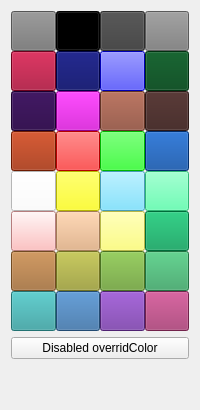
     <widget class="QWidget" name="tab">
      <attribute name="title">
       <string>Color</string>
      </attribute>
      <layout class="QGridLayout" name="gridLayout_10">
       <item row="0" column="0">
        <layout class="QGridLayout" name="gridLayout_9">
         <property name="spacing">
          <number>0</number>
         </property>
         <item row="3" column="3">
          <widget class="QPushButton" name="color_Btn16">
           <property name="minimumSize">
            <size>
             <width>0</width>
             <height>40</height>
            </size>
           </property>
           <property name="styleSheet">
            <string notr="true">background-color: rgb(0, 65, 153)</string>
           </property>
           <property name="text">
            <string/>
           </property>
          </widget>
         </item>
         <item row="4" column="1">
          <widget class="QPushButton" name="color_Btn18">
           <property name="minimumSize">
            <size>
             <width>0</width>
             <height>40</height>
            </size>
           </property>
           <property name="styleSheet">
            <string notr="true">background-color: rgb(255, 255, 0)</string>
           </property>
           <property name="text">
            <string/>
           </property>
          </widget>
         </item>
         <item row="2" column="2">
          <widget class="QPushButton" name="color_Btn11">
           <property name="minimumSize">
            <size>
             <width>0</width>
             <height>40</height>
            </size>
           </property>
           <property name="styleSheet">
            <string notr="true">background-color: rgb(137, 71, 51)</string>
           </property>
           <property name="text">
            <string/>
           </property>
          </widget>
         </item>
         <item row="2" column="0">
          <widget class="QPushButton" name="color_Btn09">
           <property name="minimumSize">
            <size>
             <width>0</width>
             <height>40</height>
            </size>
           </property>
           <property name="styleSheet">
            <string notr="true">background-color: rgb(37, 0, 67)</string>
           </property>
           <property name="text">
            <string/>
           </property>
          </widget>
         </item>
         <item row="6" column="2">
          <widget class="QPushButton" name="color_Btn27">
           <property name="minimumSize">
            <size>
             <width>0</width>
             <height>40</height>
            </size>
           </property>
           <property name="styleSheet">
            <string notr="true">background-color: rgb(104, 160, 48)</string>
           </property>
           <property name="text">
            <string/>
           </property>
          </widget>
         </item>
         <item row="1" column="1">
          <widget class="QPushButton" name="color_Btn06">
           <property name="minimumSize">
            <size>
             <width>0</width>
             <height>40</height>
            </size>
           </property>
           <property name="styleSheet">
            <string notr="true">background-color: rgb(0, 4, 95)</string>
           </property>
           <property name="text">
            <string/>
           </property>
          </widget>
         </item>
         <item row="6" column="3">
          <widget class="QPushButton" name="color_Btn28">
           <property name="minimumSize">
            <size>
             <width>0</width>
             <height>40</height>
            </size>
           </property>
           <property name="styleSheet">
            <string notr="true">background-color: rgb(48, 160, 93)</string>
           </property>
           <property name="text">
            <string/>
           </property>
          </widget>
         </item>
         <item row="0" column="1">
          <widget class="QPushButton" name="color_Btn02">
           <property name="minimumSize">
            <size>
             <width>0</width>
             <height>40</height>
            </size>
           </property>
           <property name="styleSheet">
            <string notr="true">background-color: rgb(0, 0, 0)</string>
           </property>
           <property name="text">
            <string/>
           </property>
          </widget>
         </item>
         <item row="3" column="0">
          <widget class="QPushButton" name="color_Btn13">
           <property name="minimumSize">
            <size>
             <width>0</width>
             <height>40</height>
            </size>
           </property>
           <property name="styleSheet">
            <string notr="true">background-color: rgb(153, 37, 0)</string>
           </property>
           <property name="text">
            <string/>
           </property>
          </widget>
         </item>
         <item row="6" column="0">
          <widget class="QPushButton" name="color_Btn25">
           <property name="minimumSize">
            <size>
             <width>0</width>
             <height>40</height>
            </size>
           </property>
           <property name="styleSheet">
            <string notr="true">background-color: rgb(160, 105, 48)</string>
           </property>
           <property name="text">
            <string/>
           </property>
          </widget>
         </item>
         <item row="5" column="3">
          <widget class="QPushButton" name="color_Btn24">
           <property name="minimumSize">
            <size>
             <width>0</width>
             <height>40</height>
            </size>
           </property>
           <property name="styleSheet">
            <string notr="true">background-color: rgb(0, 153, 83)</string>
           </property>
           <property name="text">
            <string/>
           </property>
          </widget>
         </item>
         <item row="4" column="3">
          <widget class="QPushButton" name="color_Btn20">
           <property name="minimumSize">
            <size>
             <width>0</width>
             <height>40</height>
            </size>
           </property>
           <property name="styleSheet">
            <string notr="true">background-color: rgb(67, 255, 162)</string>
           </property>
           <property name="text">
            <string/>
           </property>
          </widget>
         </item>
         <item row="3" column="1">
          <widget class="QPushButton" name="color_Btn14">
           <property name="minimumSize">
            <size>
             <width>0</width>
             <height>40</height>
            </size>
           </property>
           <property name="styleSheet">
            <string notr="true">background-color: rgb(255, 0, 0)</string>
           </property>
           <property name="text">
            <string/>
           </property>
          </widget>
         </item>
         <item row="0" column="2">
          <widget class="QPushButton" name="color_Btn03">
           <property name="minimumSize">
            <size>
             <width>0</width>
             <height>40</height>
            </size>
           </property>
           <property name="styleSheet">
            <string notr="true">background-color: rgb(63, 63, 63)</string>
           </property>
           <property name="text">
            <string/>
           </property>
          </widget>
         </item>
         <item row="1" column="2">
          <widget class="QPushButton" name="color_Btn07">
           <property name="minimumSize">
            <size>
             <width>0</width>
             <height>40</height>
            </size>
           </property>
           <property name="styleSheet">
            <string notr="true">background-color: rgb(0, 0, 255)</string>
           </property>
           <property name="text">
            <string/>
           </property>
          </widget>
         </item>
         <item row="0" column="3">
          <widget class="QPushButton" name="color_Btn04">
           <property name="minimumSize">
            <size>
             <width>0</width>
             <height>40</height>
            </size>
           </property>
           <property name="styleSheet">
            <string notr="true">background-color: rgb(127, 127, 127)</string>
           </property>
           <property name="text">
            <string/>
           </property>
          </widget>
         </item>
         <item row="5" column="0">
          <widget class="QPushButton" name="color_Btn21">
           <property name="minimumSize">
            <size>
             <width>0</width>
             <height>40</height>
            </size>
           </property>
           <property name="styleSheet">
            <string notr="true">background-color: rgb(255, 175, 175)</string>
           </property>
           <property name="text">
            <string/>
           </property>
          </widget>
         </item>
         <item row="2" column="3">
          <widget class="QPushButton" name="color_Btn12">
           <property name="minimumSize">
            <size>
             <width>0</width>
             <height>40</height>
            </size>
           </property>
           <property name="styleSheet">
            <string notr="true">background-color: rgb(62, 34, 31)</string>
           </property>
           <property name="text">
            <string/>
           </property>
          </widget>
         </item>
         <item row="3" column="2">
          <widget class="QPushButton" name="color_Btn15">
           <property name="minimumSize">
            <size>
             <width>0</width>
             <height>40</height>
            </size>
           </property>
           <property name="styleSheet">
            <string notr="true">background-color: rgb(0, 255, 0)</string>
           </property>
           <property name="text">
            <string/>
           </property>
          </widget>
         </item>
         <item row="5" column="2">
          <widget class="QPushButton" name="color_Btn23">
           <property name="minimumSize">
            <size>
             <width>0</width>
             <height>40</height>
            </size>
           </property>
           <property name="styleSheet">
            <string notr="true">background-color: rgb(255, 255, 98)</string>
           </property>
           <property name="text">
            <string/>
           </property>
          </widget>
         </item>
         <item row="1" column="3">
          <widget class="QPushButton" name="color_Btn08">
           <property name="minimumSize">
            <size>
             <width>0</width>
             <height>40</height>
            </size>
           </property>
           <property name="styleSheet">
            <string notr="true">background-color: rgb(0, 70, 24)</string>
           </property>
           <property name="text">
            <string/>
           </property>
          </widget>
         </item>
         <item row="0" column="0">
          <widget class="QPushButton" name="color_Btn01">
           <property name="enabled">
            <bool>true</bool>
           </property>
           <property name="sizePolicy">
            <sizepolicy hsizetype="Minimum" vsizetype="Fixed">
             <horstretch>0</horstretch>
             <verstretch>0</verstretch>
            </sizepolicy>
           </property>
           <property name="minimumSize">
            <size>
             <width>0</width>
             <height>40</height>
            </size>
           </property>
           <property name="sizeIncrement">
            <size>
             <width>0</width>
             <height>0</height>
            </size>
           </property>
           <property name="baseSize">
            <size>
             <width>0</width>
             <height>0</height>
            </size>
           </property>
           <property name="styleSheet">
            <string notr="true">background-color: rgb(119, 119, 119)</string>
           </property>
           <property name="text">
            <string/>
           </property>
          </widget>
         </item>
         <item row="5" column="1">
          <widget class="QPushButton" name="color_Btn22">
           <property name="minimumSize">
            <size>
             <width>0</width>
             <height>40</height>
            </size>
           </property>
           <property name="styleSheet">
            <string notr="true">background-color: rgb(227, 172, 121)</string>
           </property>
           <property name="text">
            <string/>
           </property>
          </widget>
         </item>
         <item row="4" column="2">
          <widget class="QPushButton" name="color_Btn19">
           <property name="minimumSize">
            <size>
             <width>0</width>
             <height>40</height>
            </size>
           </property>
           <property name="styleSheet">
            <string notr="true">background-color: rgb(99, 220, 255)</string>
           </property>
           <property name="text">
            <string/>
           </property>
          </widget>
         </item>
         <item row="1" column="0">
          <widget class="QPushButton" name="color_Btn05">
           <property name="minimumSize">
            <size>
             <width>0</width>
             <height>40</height>
            </size>
           </property>
           <property name="styleSheet">
            <string notr="true">background-color: rgb(155, 0, 40)</string>
           </property>
           <property name="text">
            <string/>
           </property>
          </widget>
         </item>
         <item row="4" column="0">
          <widget class="QPushButton" name="color_Btn17">
           <property name="minimumSize">
            <size>
             <width>0</width>
             <height>40</height>
            </size>
           </property>
           <property name="styleSheet">
            <string notr="true">background-color: rgb(255, 255, 255)</string>
           </property>
           <property name="text">
            <string/>
           </property>
          </widget>
         </item>
         <item row="6" column="1">
          <widget class="QPushButton" name="color_Btn26">
           <property name="minimumSize">
            <size>
             <width>0</width>
             <height>40</height>
            </size>
           </property>
           <property name="styleSheet">
            <string notr="true">background-color: rgb(158, 160, 48)</string>
           </property>
           <property name="text">
            <string/>
           </property>
          </widget>
         </item>
         <item row="2" column="1">
          <widget class="QPushButton" name="color_Btn10">
           <property name="minimumSize">
            <size>
             <width>0</width>
             <height>40</height>
            </size>
           </property>
           <property name="styleSheet">
            <string notr="true">background-color: rgb(199, 0, 199)</string>
           </property>
           <property name="text">
            <string/>
           </property>
          </widget>
         </item>
         <item row="7" column="0">
          <widget class="QPushButton" name="color_Btn29">
           <property name="minimumSize">
            <size>
             <width>0</width>
             <height>40</height>
            </size>
           </property>
           <property name="styleSheet">
            <string notr="true">background-color: rgb(48, 160, 160)</string>
           </property>
           <property name="text">
            <string/>
           </property>
          </widget>
         </item>
         <item row="7" column="1">
          <widget class="QPushButton" name="color_Btn30">
           <property name="minimumSize">
            <size>
             <width>0</width>
             <height>40</height>
            </size>
           </property>
           <property name="styleSheet">
            <string notr="true">background-color: rgb(48, 103, 160)</string>
           </property>
           <property name="text">
            <string/>
           </property>
          </widget>
         </item>
         <item row="7" column="2">
          <widget class="QPushButton" name="color_Btn31">
           <property name="minimumSize">
            <size>
             <width>0</width>
             <height>40</height>
            </size>
           </property>
           <property name="styleSheet">
            <string notr="true">background-color: rgb(111, 48, 160)</string>
           </property>
           <property name="text">
            <string/>
           </property>
          </widget>
         </item>
         <item row="7" column="3">
          <widget class="QPushButton" name="color_Btn32">
           <property name="minimumSize">
            <size>
             <width>0</width>
             <height>40</height>
            </size>
           </property>
           <property name="styleSheet">
            <string notr="true">background-color: rgb(160, 48, 105)</string>
           </property>
           <property name="text">
            <string/>
           </property>
          </widget>
         </item>
        </layout>
       </item>
       <item row="2" column="0">
        <spacer name="verticalSpacer_3">
         <property name="orientation">
          <enum>Qt::Vertical</enum>
         </property>
         <property name="sizeHint" stdset="0">
          <size>
           <width>20</width>
           <height>40</height>
          </size>
         </property>
        </spacer>
       </item>
       <item row="1" column="0">
        <widget class="QPushButton" name="Discolor_Btn">
         <property name="text">
          <string>Disabled overridColor</string>
         </property>
        </widget>
       </item>
      </layout>
     </widget>
